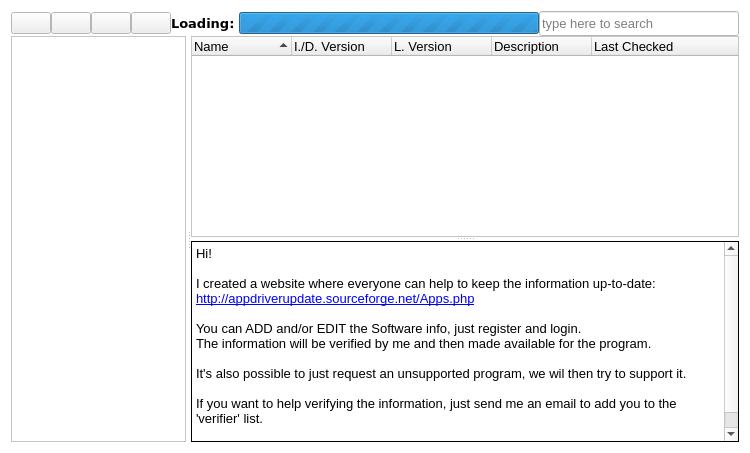
<?xml version="1.0" encoding="UTF-8"?>
<ui version="4.0">
 <class>applist_t</class>
 <widget class="QWidget" name="applist_t">
  <property name="geometry">
   <rect>
    <x>0</x>
    <y>0</y>
    <width>750</width>
    <height>453</height>
   </rect>
  </property>
  <property name="palette">
   <palette>
    <active>
     <colorrole role="Base">
      <brush brushstyle="SolidPattern">
       <color alpha="255">
        <red>255</red>
        <green>255</green>
        <blue>255</blue>
       </color>
      </brush>
     </colorrole>
     <colorrole role="Window">
      <brush brushstyle="SolidPattern">
       <color alpha="255">
        <red>255</red>
        <green>255</green>
        <blue>255</blue>
       </color>
      </brush>
     </colorrole>
    </active>
    <inactive>
     <colorrole role="Base">
      <brush brushstyle="SolidPattern">
       <color alpha="255">
        <red>255</red>
        <green>255</green>
        <blue>255</blue>
       </color>
      </brush>
     </colorrole>
     <colorrole role="Window">
      <brush brushstyle="SolidPattern">
       <color alpha="255">
        <red>255</red>
        <green>255</green>
        <blue>255</blue>
       </color>
      </brush>
     </colorrole>
    </inactive>
    <disabled>
     <colorrole role="Base">
      <brush brushstyle="SolidPattern">
       <color alpha="255">
        <red>255</red>
        <green>255</green>
        <blue>255</blue>
       </color>
      </brush>
     </colorrole>
     <colorrole role="Window">
      <brush brushstyle="SolidPattern">
       <color alpha="255">
        <red>255</red>
        <green>255</green>
        <blue>255</blue>
       </color>
      </brush>
     </colorrole>
    </disabled>
   </palette>
  </property>
  <property name="windowTitle">
   <string>Form</string>
  </property>
  <layout class="QVBoxLayout" name="verticalLayout">
   <property name="spacing">
    <number>0</number>
   </property>
   <item>
    <layout class="QHBoxLayout" name="horizontalLayout">
     <property name="spacing">
      <number>0</number>
     </property>
     <item>
      <widget class="QPushButton" name="btReload">
       <property name="sizePolicy">
        <sizepolicy hsizetype="Fixed" vsizetype="Fixed">
         <horstretch>0</horstretch>
         <verstretch>0</verstretch>
        </sizepolicy>
       </property>
       <property name="toolTip">
        <string>Reload list</string>
       </property>
       <property name="text">
        <string/>
       </property>
       <property name="icon">
        <iconset resource="resource.qrc">
         <normaloff>:/icons/CheckNew.ico</normaloff>:/icons/CheckNew.ico</iconset>
       </property>
       <property name="iconSize">
        <size>
         <width>32</width>
         <height>32</height>
        </size>
       </property>
      </widget>
     </item>
     <item>
      <widget class="QPushButton" name="btUpdateInfo">
       <property name="sizePolicy">
        <sizepolicy hsizetype="Fixed" vsizetype="Fixed">
         <horstretch>0</horstretch>
         <verstretch>0</verstretch>
        </sizepolicy>
       </property>
       <property name="toolTip">
        <string>Update Info</string>
       </property>
       <property name="layoutDirection">
        <enum>Qt::RightToLeft</enum>
       </property>
       <property name="text">
        <string/>
       </property>
       <property name="icon">
        <iconset resource="resource.qrc">
         <normaloff>:/icons/isnew.ico</normaloff>:/icons/isnew.ico</iconset>
       </property>
       <property name="iconSize">
        <size>
         <width>32</width>
         <height>32</height>
        </size>
       </property>
      </widget>
     </item>
     <item>
      <widget class="QPushButton" name="btUpdate">
       <property name="sizePolicy">
        <sizepolicy hsizetype="Fixed" vsizetype="Fixed">
         <horstretch>0</horstretch>
         <verstretch>0</verstretch>
        </sizepolicy>
       </property>
       <property name="toolTip">
        <string>Update Versions</string>
       </property>
       <property name="text">
        <string/>
       </property>
       <property name="icon">
        <iconset resource="resource.qrc">
         <normaloff>:/icons/hasupdate.ico</normaloff>:/icons/hasupdate.ico</iconset>
       </property>
       <property name="iconSize">
        <size>
         <width>32</width>
         <height>32</height>
        </size>
       </property>
      </widget>
     </item>
     <item>
      <widget class="QPushButton" name="btCheckUpdates">
       <property name="sizePolicy">
        <sizepolicy hsizetype="Fixed" vsizetype="Fixed">
         <horstretch>0</horstretch>
         <verstretch>0</verstretch>
        </sizepolicy>
       </property>
       <property name="toolTip">
        <string>Select Updates</string>
       </property>
       <property name="text">
        <string/>
       </property>
       <property name="icon">
        <iconset resource="resource.qrc">
         <normaloff>:/icons/Upgrade.ico</normaloff>:/icons/Upgrade.ico</iconset>
       </property>
       <property name="iconSize">
        <size>
         <width>32</width>
         <height>32</height>
        </size>
       </property>
      </widget>
     </item>
     <item>
      <widget class="QLabel" name="lbLoad">
       <property name="font">
        <font>
         <family>Verdana</family>
         <pointsize>10</pointsize>
         <weight>75</weight>
         <bold>true</bold>
        </font>
       </property>
       <property name="text">
        <string>Loading: </string>
       </property>
      </widget>
     </item>
     <item>
      <widget class="QProgressBar" name="progressBar">
       <property name="sizePolicy">
        <sizepolicy hsizetype="Expanding" vsizetype="Fixed">
         <horstretch>0</horstretch>
         <verstretch>0</verstretch>
        </sizepolicy>
       </property>
       <property name="minimumSize">
        <size>
         <width>300</width>
         <height>0</height>
        </size>
       </property>
       <property name="minimum">
        <number>0</number>
       </property>
       <property name="maximum">
        <number>0</number>
       </property>
       <property name="value">
        <number>-1</number>
       </property>
       <property name="textVisible">
        <bool>true</bool>
       </property>
       <property name="format">
        <string>%v/%m</string>
       </property>
      </widget>
     </item>
     <item>
      <widget class="QLineEdit" name="lbSearch">
       <property name="minimumSize">
        <size>
         <width>0</width>
         <height>25</height>
        </size>
       </property>
       <property name="maximumSize">
        <size>
         <width>200</width>
         <height>16777215</height>
        </size>
       </property>
       <property name="baseSize">
        <size>
         <width>150</width>
         <height>0</height>
        </size>
       </property>
       <property name="font">
        <font>
         <pointsize>10</pointsize>
        </font>
       </property>
       <property name="frame">
        <bool>true</bool>
       </property>
       <property name="placeholderText">
        <string>type here to search</string>
       </property>
      </widget>
     </item>
    </layout>
   </item>
   <item>
    <widget class="QSplitter" name="MainSplitter">
     <property name="sizePolicy">
      <sizepolicy hsizetype="Expanding" vsizetype="Expanding">
       <horstretch>0</horstretch>
       <verstretch>0</verstretch>
      </sizepolicy>
     </property>
     <property name="frameShape">
      <enum>QFrame::NoFrame</enum>
     </property>
     <property name="orientation">
      <enum>Qt::Horizontal</enum>
     </property>
     <property name="opaqueResize">
      <bool>true</bool>
     </property>
     <property name="handleWidth">
      <number>5</number>
     </property>
     <property name="childrenCollapsible">
      <bool>false</bool>
     </property>
     <widget class="QTreeWidget" name="TCategoryTree">
      <property name="sizePolicy">
       <sizepolicy hsizetype="Maximum" vsizetype="Maximum">
        <horstretch>0</horstretch>
        <verstretch>0</verstretch>
       </sizepolicy>
      </property>
      <property name="minimumSize">
       <size>
        <width>0</width>
        <height>0</height>
       </size>
      </property>
      <property name="maximumSize">
       <size>
        <width>175</width>
        <height>16777215</height>
       </size>
      </property>
      <property name="baseSize">
       <size>
        <width>0</width>
        <height>0</height>
       </size>
      </property>
      <property name="font">
       <font>
        <pointsize>10</pointsize>
       </font>
      </property>
      <property name="rootIsDecorated">
       <bool>true</bool>
      </property>
      <property name="uniformRowHeights">
       <bool>true</bool>
      </property>
      <attribute name="headerVisible">
       <bool>false</bool>
      </attribute>
      <attribute name="headerCascadingSectionResizes">
       <bool>false</bool>
      </attribute>
      <attribute name="headerDefaultSectionSize">
       <number>50</number>
      </attribute>
      <attribute name="headerHighlightSections">
       <bool>true</bool>
      </attribute>
      <attribute name="headerMinimumSectionSize">
       <number>0</number>
      </attribute>
      <column>
       <property name="text">
        <string notr="true">1</string>
       </property>
      </column>
     </widget>
     <widget class="QSplitter" name="splitter">
      <property name="sizePolicy">
       <sizepolicy hsizetype="Minimum" vsizetype="Minimum">
        <horstretch>0</horstretch>
        <verstretch>0</verstretch>
       </sizepolicy>
      </property>
      <property name="orientation">
       <enum>Qt::Vertical</enum>
      </property>
      <property name="childrenCollapsible">
       <bool>false</bool>
      </property>
      <widget class="QTreeWidget" name="LAppInfoList">
       <property name="font">
        <font>
         <pointsize>10</pointsize>
        </font>
       </property>
       <property name="contextMenuPolicy">
        <enum>Qt::CustomContextMenu</enum>
       </property>
       <property name="editTriggers">
        <set>QAbstractItemView::NoEditTriggers</set>
       </property>
       <property name="iconSize">
        <size>
         <width>20</width>
         <height>20</height>
        </size>
       </property>
       <property name="textElideMode">
        <enum>Qt::ElideRight</enum>
       </property>
       <property name="rootIsDecorated">
        <bool>false</bool>
       </property>
       <property name="uniformRowHeights">
        <bool>true</bool>
       </property>
       <property name="itemsExpandable">
        <bool>false</bool>
       </property>
       <property name="sortingEnabled">
        <bool>true</bool>
       </property>
       <property name="columnCount">
        <number>5</number>
       </property>
       <attribute name="headerDefaultSectionSize">
        <number>100</number>
       </attribute>
       <column>
        <property name="text">
         <string>Name</string>
        </property>
       </column>
       <column>
        <property name="text">
         <string>I./D. Version</string>
        </property>
        <property name="toolTip">
         <string>Installed or Downloaded Version</string>
        </property>
       </column>
       <column>
        <property name="text">
         <string>L. Version</string>
        </property>
        <property name="toolTip">
         <string>Latest Version</string>
        </property>
       </column>
       <column>
        <property name="text">
         <string>Description</string>
        </property>
       </column>
       <column>
        <property name="text">
         <string>Last Checked</string>
        </property>
       </column>
      </widget>
      <widget class="QTextBrowser" name="AppInfoText">
       <property name="font">
        <font>
         <pointsize>10</pointsize>
        </font>
       </property>
       <property name="frameShape">
        <enum>QFrame::Box</enum>
       </property>
       <property name="frameShadow">
        <enum>QFrame::Plain</enum>
       </property>
       <property name="autoFormatting">
        <set>QTextEdit::AutoAll</set>
       </property>
       <property name="readOnly">
        <bool>true</bool>
       </property>
       <property name="html">
        <string>&lt;!DOCTYPE HTML PUBLIC &quot;-//W3C//DTD HTML 4.0//EN&quot; &quot;http://www.w3.org/TR/REC-html40/strict.dtd&quot;&gt;
&lt;html&gt;&lt;head&gt;&lt;meta name=&quot;qrichtext&quot; content=&quot;1&quot; /&gt;&lt;style type=&quot;text/css&quot;&gt;
p, li { white-space: pre-wrap; }
&lt;/style&gt;&lt;/head&gt;&lt;body style=&quot; font-family:'MS Shell Dlg 2'; font-size:10pt; font-weight:400; font-style:normal;&quot;&gt;
&lt;p style=&quot; margin-top:0px; margin-bottom:0px; margin-left:0px; margin-right:0px; -qt-block-indent:0; text-indent:0px;&quot;&gt;Hi!&lt;/p&gt;
&lt;p style=&quot;-qt-paragraph-type:empty; margin-top:0px; margin-bottom:0px; margin-left:0px; margin-right:0px; -qt-block-indent:0; text-indent:0px;&quot;&gt;&lt;/p&gt;
&lt;p style=&quot; margin-top:0px; margin-bottom:0px; margin-left:0px; margin-right:0px; -qt-block-indent:0; text-indent:0px;&quot;&gt;I created a website where everyone can help to keep the information up-to-date:&lt;/p&gt;
&lt;p style=&quot; margin-top:0px; margin-bottom:0px; margin-left:0px; margin-right:0px; -qt-block-indent:0; text-indent:0px;&quot;&gt;&lt;a href=&quot;http://appdriverupdate.sourceforge.net/Apps.php&quot;&gt;&lt;span style=&quot; text-decoration: underline; color:#0000ff;&quot;&gt;http://appdriverupdate.sourceforge.net/Apps.php&lt;/span&gt;&lt;/a&gt;&lt;/p&gt;
&lt;p style=&quot;-qt-paragraph-type:empty; margin-top:0px; margin-bottom:0px; margin-left:0px; margin-right:0px; -qt-block-indent:0; text-indent:0px; text-decoration: underline; color:#0000ff;&quot;&gt;&lt;/p&gt;
&lt;p style=&quot; margin-top:0px; margin-bottom:0px; margin-left:0px; margin-right:0px; -qt-block-indent:0; text-indent:0px;&quot;&gt;You can ADD and/or EDIT the Software info, just register and login.&lt;/p&gt;
&lt;p style=&quot; margin-top:0px; margin-bottom:0px; margin-left:0px; margin-right:0px; -qt-block-indent:0; text-indent:0px;&quot;&gt;The information will be verified by me and then made available for the program.&lt;/p&gt;
&lt;p style=&quot;-qt-paragraph-type:empty; margin-top:0px; margin-bottom:0px; margin-left:0px; margin-right:0px; -qt-block-indent:0; text-indent:0px;&quot;&gt;&lt;/p&gt;
&lt;p style=&quot; margin-top:0px; margin-bottom:0px; margin-left:0px; margin-right:0px; -qt-block-indent:0; text-indent:0px;&quot;&gt;It's also possible to just request an unsupported program, we wil then try to support it.&lt;/p&gt;
&lt;p style=&quot;-qt-paragraph-type:empty; margin-top:0px; margin-bottom:0px; margin-left:0px; margin-right:0px; -qt-block-indent:0; text-indent:0px;&quot;&gt;&lt;/p&gt;
&lt;p style=&quot; margin-top:0px; margin-bottom:0px; margin-left:0px; margin-right:0px; -qt-block-indent:0; text-indent:0px;&quot;&gt;If you want to help verifying the information, just send me an email to add you to the 'verifier' list.&lt;/p&gt;
&lt;p style=&quot;-qt-paragraph-type:empty; margin-top:0px; margin-bottom:0px; margin-left:0px; margin-right:0px; -qt-block-indent:0; text-indent:0px;&quot;&gt;&lt;/p&gt;
&lt;p style=&quot;-qt-paragraph-type:empty; margin-top:0px; margin-bottom:0px; margin-left:0px; margin-right:0px; -qt-block-indent:0; text-indent:0px;&quot;&gt;&lt;/p&gt;&lt;/body&gt;&lt;/html&gt;</string>
       </property>
       <property name="acceptRichText">
        <bool>false</bool>
       </property>
       <property name="textInteractionFlags">
        <set>Qt::TextBrowserInteraction</set>
       </property>
       <property name="openExternalLinks">
        <bool>true</bool>
       </property>
      </widget>
     </widget>
    </widget>
   </item>
  </layout>
 </widget>
 <resources>
  <include location="resource.qrc"/>
 </resources>
 <connections/>
</ui>
